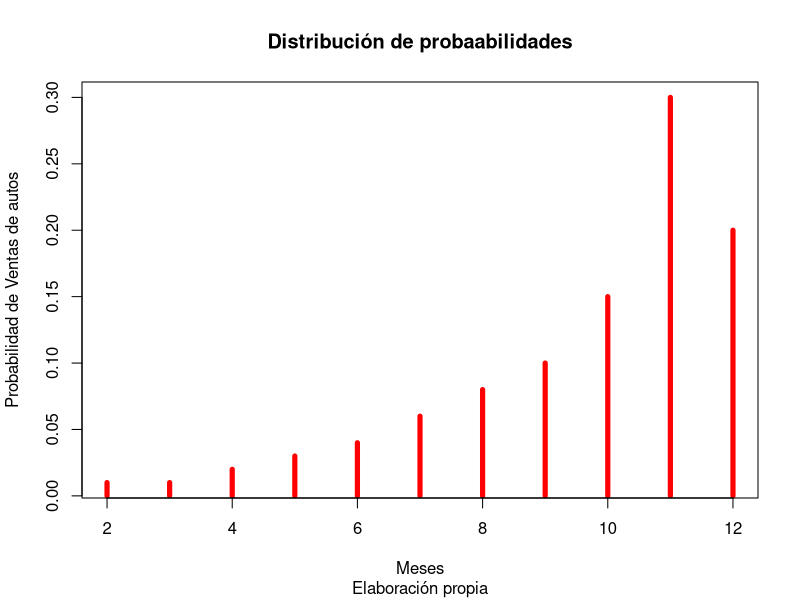

Reproduce this figure in R.
## ---- chunk 1
x = seq(2,12,1)

y = c(0.01, 0.01, 0.02, 0.03, 0.04, 0.06, 0.08, 0.10, 0.15, 0.30, 0.20)

plot(x, y, 
     type="h",
     lwd=5,
     col="red",
     main="Distribución de probaabilidades",
     xlab="Meses",
     ylab="Probabilidad de Ventas de autos",
     sub="Elaboración propia")


## ---- chunk 2
Prob.Acumulada = c(0.01, 0.02, 0.04, 0.07, 0.11, 0.17, 0.25, 0.35, 0.50, 0.80, 1.00)
data= data.frame(x,y, Prob.Acumulada)
## ---- chunk 3
valor.esperado = sum(x*y)
## ---- chunk 4
varianza = sum((x-valor.esperado)**2*y)
desvio.estandar=sqrt(varianza)
